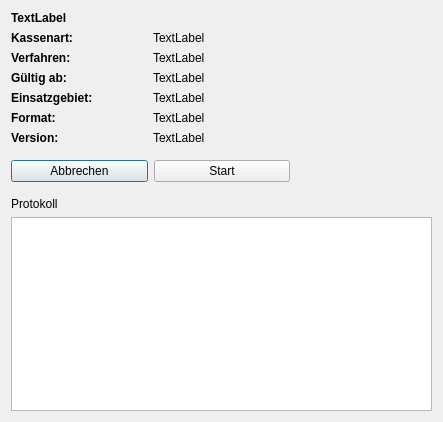
<?xml version="1.0" encoding="UTF-8"?>
<ui version="4.0">
 <class>DlgUpdateInsurances</class>
 <widget class="QDialog" name="DlgUpdateInsurances">
  <property name="geometry">
   <rect>
    <x>0</x>
    <y>0</y>
    <width>443</width>
    <height>422</height>
   </rect>
  </property>
  <property name="windowTitle">
   <string>Kostenträger einlesen</string>
  </property>
  <property name="windowIcon">
   <iconset resource="images/images.qrc">
    <normaloff>:/favicon.png</normaloff>:/favicon.png</iconset>
  </property>
  <layout class="QGridLayout" name="gridLayout">
   <item row="0" column="0">
    <widget class="QLabel" name="labFile">
     <property name="font">
      <font>
       <weight>75</weight>
       <bold>true</bold>
      </font>
     </property>
     <property name="text">
      <string>TextLabel</string>
     </property>
    </widget>
   </item>
   <item row="1" column="0">
    <widget class="QLabel" name="label_2">
     <property name="font">
      <font>
       <weight>75</weight>
       <bold>true</bold>
      </font>
     </property>
     <property name="text">
      <string>Kassenart:</string>
     </property>
    </widget>
   </item>
   <item row="1" column="1" colspan="2">
    <widget class="QLabel" name="labKassenart">
     <property name="text">
      <string>TextLabel</string>
     </property>
    </widget>
   </item>
   <item row="2" column="0">
    <widget class="QLabel" name="label">
     <property name="font">
      <font>
       <weight>75</weight>
       <bold>true</bold>
      </font>
     </property>
     <property name="text">
      <string>Verfahren:</string>
     </property>
    </widget>
   </item>
   <item row="2" column="1" colspan="2">
    <widget class="QLabel" name="labVerfahren">
     <property name="text">
      <string>TextLabel</string>
     </property>
    </widget>
   </item>
   <item row="3" column="0">
    <widget class="QLabel" name="label_3">
     <property name="font">
      <font>
       <weight>75</weight>
       <bold>true</bold>
      </font>
     </property>
     <property name="text">
      <string>Gültig ab:</string>
     </property>
    </widget>
   </item>
   <item row="3" column="1" colspan="2">
    <widget class="QLabel" name="labGueltigkeit">
     <property name="text">
      <string>TextLabel</string>
     </property>
    </widget>
   </item>
   <item row="4" column="0">
    <widget class="QLabel" name="label_5">
     <property name="font">
      <font>
       <weight>75</weight>
       <bold>true</bold>
      </font>
     </property>
     <property name="text">
      <string>Einsatzgebiet:</string>
     </property>
    </widget>
   </item>
   <item row="4" column="1" colspan="2">
    <widget class="QLabel" name="labEinsatzgebiet">
     <property name="text">
      <string>TextLabel</string>
     </property>
    </widget>
   </item>
   <item row="5" column="0">
    <widget class="QLabel" name="label_6">
     <property name="font">
      <font>
       <weight>75</weight>
       <bold>true</bold>
      </font>
     </property>
     <property name="text">
      <string>Format:</string>
     </property>
    </widget>
   </item>
   <item row="5" column="1" colspan="2">
    <widget class="QLabel" name="labFormat">
     <property name="text">
      <string>TextLabel</string>
     </property>
    </widget>
   </item>
   <item row="6" column="0">
    <widget class="QLabel" name="label_7">
     <property name="font">
      <font>
       <weight>75</weight>
       <bold>true</bold>
      </font>
     </property>
     <property name="text">
      <string>Version:</string>
     </property>
    </widget>
   </item>
   <item row="6" column="1" colspan="2">
    <widget class="QLabel" name="labVersion">
     <property name="text">
      <string>TextLabel</string>
     </property>
    </widget>
   </item>
   <item row="10" column="0" colspan="3">
    <widget class="QTextEdit" name="textEdit"/>
   </item>
   <item row="9" column="0">
    <widget class="QLabel" name="label_8">
     <property name="text">
      <string>Protokoll</string>
     </property>
    </widget>
   </item>
   <item row="7" column="0" colspan="2">
    <widget class="QWidget" name="widget" native="true">
     <layout class="QGridLayout" name="gridLayout_2">
      <property name="leftMargin">
       <number>0</number>
      </property>
      <property name="rightMargin">
       <number>0</number>
      </property>
      <item row="0" column="1">
       <widget class="QPushButton" name="pbCancel">
        <property name="text">
         <string>Abbrechen</string>
        </property>
        <property name="icon">
         <iconset resource="images/images.qrc">
          <normaloff>:/cancel.png</normaloff>:/cancel.png</iconset>
        </property>
       </widget>
      </item>
      <item row="0" column="2">
       <widget class="QPushButton" name="pbStart">
        <property name="text">
         <string>Start</string>
        </property>
        <property name="icon">
         <iconset resource="images/images.qrc">
          <normaloff>:/save.png</normaloff>:/save.png</iconset>
        </property>
       </widget>
      </item>
     </layout>
    </widget>
   </item>
  </layout>
 </widget>
 <tabstops>
  <tabstop>pbStart</tabstop>
  <tabstop>pbCancel</tabstop>
  <tabstop>textEdit</tabstop>
 </tabstops>
 <resources>
  <include location="images/images.qrc"/>
 </resources>
 <connections/>
</ui>
